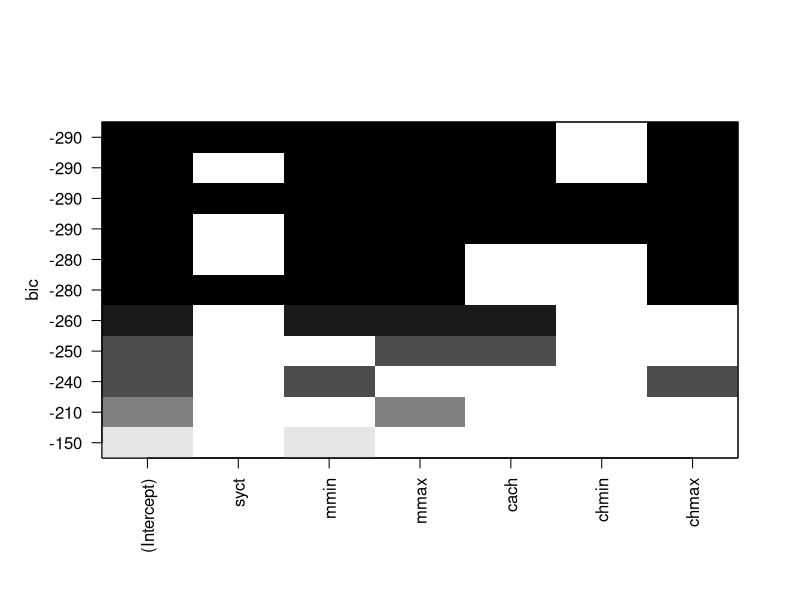
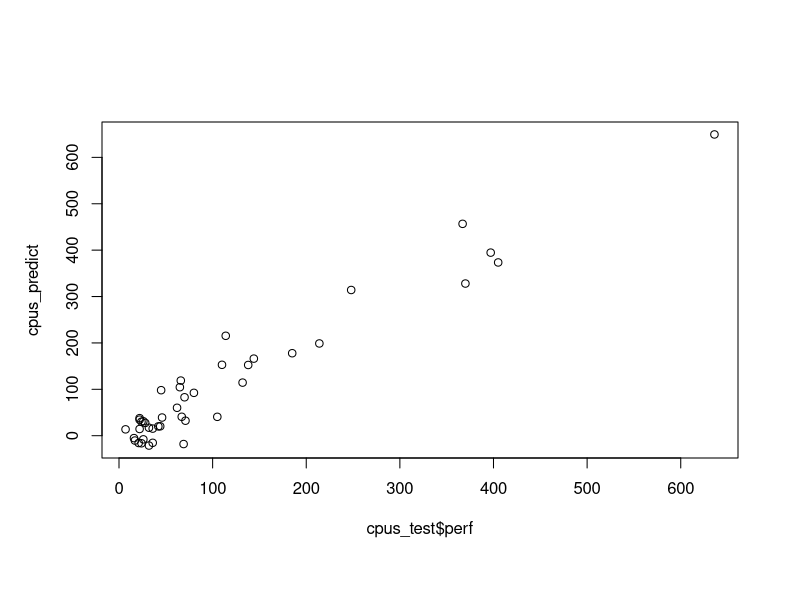

Recreate these plots in R, in order.
# Load libraries
library(ggplot2)
library(dplyr)
library(tidyr)

# Set working directory
setwd("D:/R-4.0.2/ESE5023_Assignments/PS3")

#6.1
library(MASS)
library(leaps)
data(cpus)
str(cpus)
sample_index <- sample(nrow(cpus),nrow(cpus)*0.8)
cpus_train <- cpus[sample_index,]
cpus_test  <- cpus[-sample_index,]
subset_result <- regsubsets(perf~ syct+mmin+mmax+cach+chmin+chmax, data=cpus_train,
                            nbest=2, nvmax = 6)
plot(subset_result, scale="bic")

#6.2
model_cpus <- lm( perf ~ syct+mmin+mmax+cach+chmin+chmax, data=cpus_train )
cpus_predict <- predict(model_cpus,cpus_test)
plot(cpus_test$perf, cpus_predict)

#Relative mean bias
mean_bias<-(mean(cpus_predict) - mean(cpus_test$perf))/
  mean(cpus_test$perf)*100
print(paste("the mean bias between predicted perf value and provided perf values is",mean_bias,"%"))
